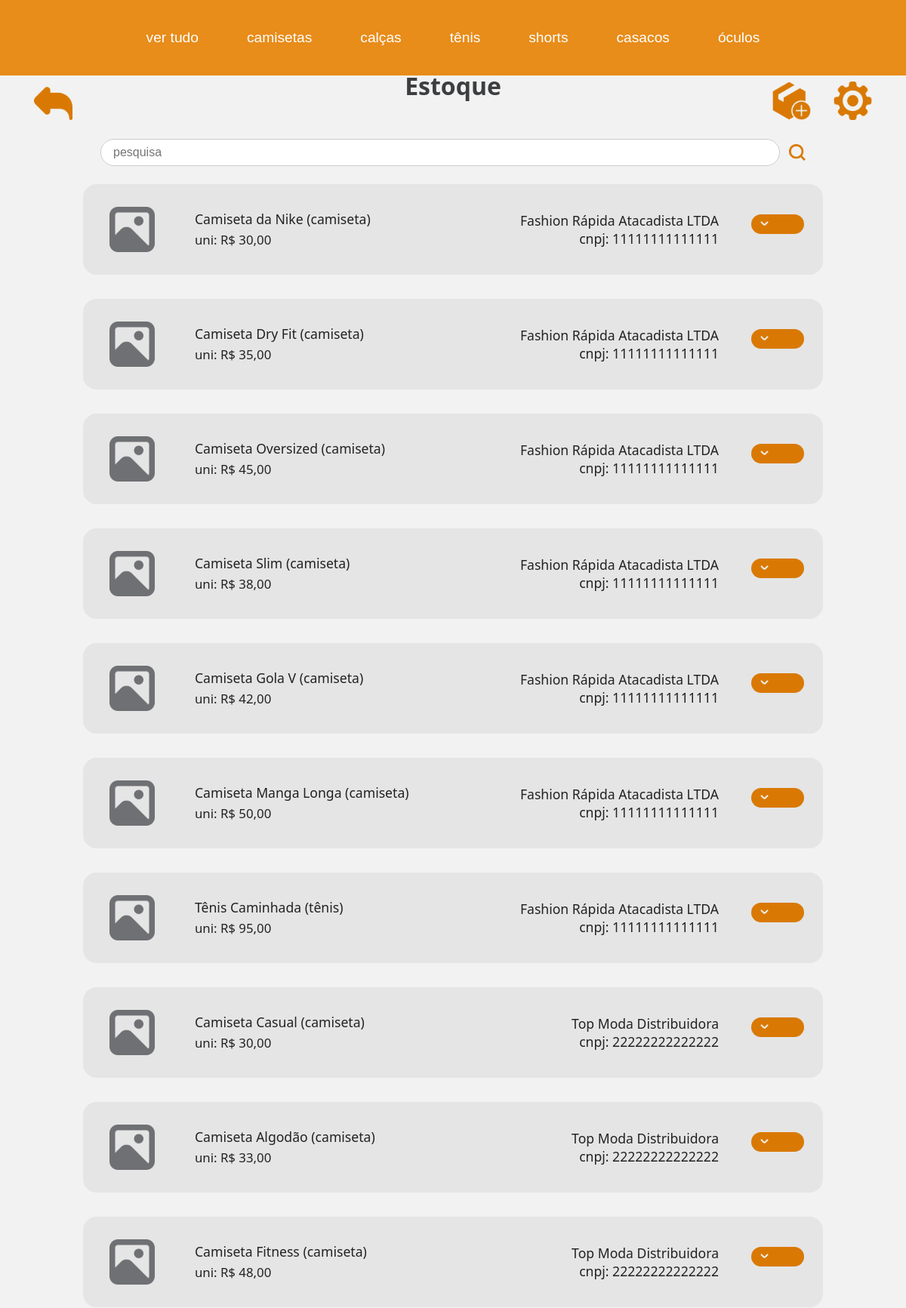
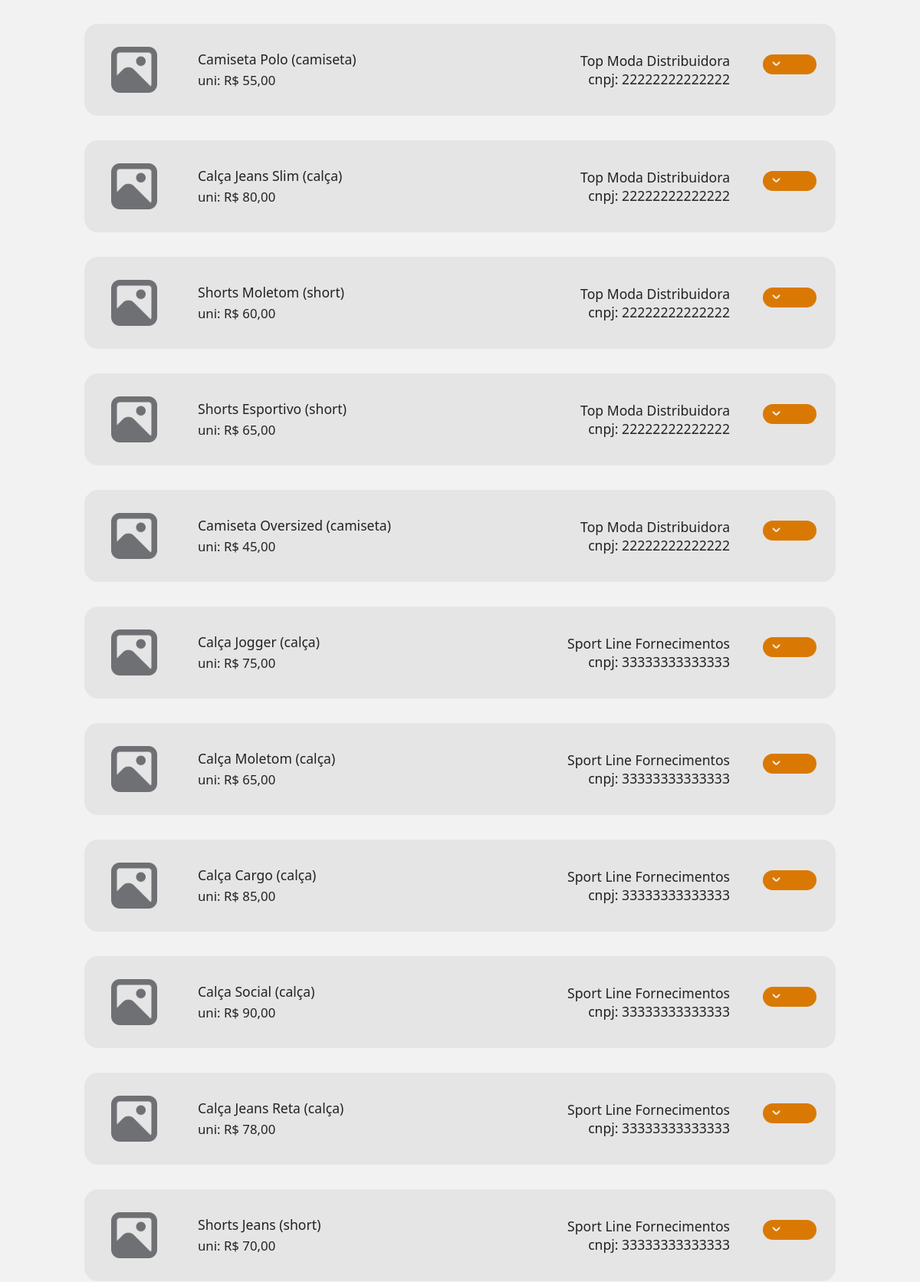
Page /paginas/estoque.php (upper part) on the committed database (2 pictures, top to bottom).
### tables this page shows
CREATE TABLE IF NOT EXISTS produto (
  idproduto INT NOT NULL AUTO_INCREMENT,
  nome VARCHAR(200) NOT NULL,
  quantidade_estoque INT NOT NULL,
  preco_uni DECIMAL(10,2) NOT NULL,
  cor VARCHAR(45) NOT NULL,
  idtipo_produto INT NOT NULL,
  PRIMARY KEY (idproduto),
  FOREIGN KEY (idtipo_produto) REFERENCES tipo_produto(idtipo_produto)
);

CREATE TABLE IF NOT EXISTS tipo_produto(
  idtipo_produto INT NOT NULL AUTO_INCREMENT,
  tipo VARCHAR(100) NOT NULL,
  PRIMARY KEY (idtipo_produto)
);

CREATE TABLE IF NOT EXISTS fornecedor(
  idfornecedor INT NOT NULL AUTO_INCREMENT,
  nome VARCHAR(200) NOT NULL,
  cnpj VARCHAR(15) NOT NULL,
  PRIMARY KEY (idfornecedor)
);

### paginas/estoque.php (the view, shortened to what this page needs)
<?php
    include 'header.php';
    include_once '../db/conexao.php';
    $where = '';
?>
<!DOCTYPE html>
<html lang="pt-br">
<head>
    <link rel="stylesheet" href="../assets/css/style.css">
    <link rel="stylesheet" href="../assets/css/headerStyle.css">
    <link rel="stylesheet" href="../assets/css/estoqueStyle.css">
</head>
<body>
    <div class="settings-icon left">
        <a href="home.php"><img src="../assets/img/voltar.svg" alt="Voltar"></a>
    </div>
    <div class="settings-icon right">
        <a href="cadastro_prod.php"><img src="../assets/img/add_prod.svg" alt="adicionar"></a>
        <a href="../index.php"><img src="../assets/img/gear.svg" alt="Configurações"></a>
    </div>
    <div class="estoque-container">
        <div class="estoque-header">
            <div class="h1-right">Estoque</div>
        </div>
        <form class="estoque-search">
            <input type="text" placeholder="pesquisa" name="pesquisa">
            <button type="submit" class="estoque-search-btn"><img src="../assets/img/lupa.svg" alt="Buscar"></button>
        </form>
        <div class="estoque-lista">
            <?php
                $sql = "SELECT
                        produto.nome AS nome_p,
                        tipo_produto.tipo,
                        produto.preco_uni,
                        fornecedor.nome AS nome_f,
                        fornecedor.cnpj
                        FROM produto
                        JOIN tipo_produto ON produto.idtipo_produto = tipo_produto.idtipo_produto
                        JOIN produtos_fornecidos pf ON produto.idproduto = pf.idproduto
                        JOIN fornecedor ON pf.idfornecedor = fornecedor.idfornecedor $where";
            $result = mysqli_query($conn, $sql);
            if ($result && mysqli_num_rows($result) > 0) {
                while ($row = mysqli_fetch_assoc($result)) {
            ?>
            <div class="estoque-card">
                <div class="estoque-card-img">
                    <img src="../assets/img/prod_img.svg" alt="Produto">
                </div>
                <div class="estoque-card-info">
                    <div class="estoque-card-title"><?php echo $row['nome_p'] . ' (' . $row['tipo'] . ')'; ?></div>
                    <div class="estoque-card-preco">uni: R$ <?php echo number_format($row['preco_uni'], 2, ',', '.'); ?></div>
                </div>
                <div class="estoque-card-fornecedor">
                    <?php echo $row['nome_f']; ?><br>
                    <span class="estoque-card-cnpj">cnpj: <?php echo $row['cnpj']; ?></span>
                </div>
                <div class="estoque-card-actions">
                    <div class="dropdown">
                        <?php
                            if($row['tipo'] != 'óculos'){
                                echo "<select name='tamanho' required>";
                                echo "<option value=''></option>";
                                        if($row['tipo'] == 'camiseta'){
                                            $tamanhos = ['PP', 'P','M', 'G', 'GG'];
                                            foreach($tamanhos as $tamanho){
                                                echo "<option value='{$tamanho}'>{$tamanho}</option>";
                                            }
                                        }else{
                                            for($i=34; $i <= 45; $i++){
                                                echo "<option value='{$i}'>{$i}</option>";
                                            }
                                        }
                                echo "</select>";
                            }
                        ?>
                    </div>
                </div>
            </div>
            <?php
                }
            } else {
                echo "<p style='margin: 20px;'>Nenhum produto encontrado.</p>";
            }
            ?>
        </div>
    </div>
</body>
</html>

### assets/css/style.css (style rules this page uses)
body { margin: 0; padding: 0; background: #F2F2F2; font-family: 'Segoe UI', Arial, sans-serif; height: 100vh; overflow: hidden; }
.h1-right { color: #3C3E40 !important; font-size: 2rem; font-weight: bold; margin: 0 auto; margin-bottom: 10px; }
.settings-icon { position: fixed; top: 72px; z-index: 1000; }
.settings-icon img { width: 51px; height: 51px; cursor: pointer; }
.settings-icon.left { left: 45px; }
.settings-icon.right { right: 45px; display: flex; gap: 30px; }

### assets/css/estoqueStyle.css (style rules this page uses)
.estoque-container { padding: 32px 48px; height: calc(100vh - 100px); box-sizing: border-box; overflow-y: auto; position: relative; margin-top: 5%; }
.estoque-header { display: flex; align-items: center; justify-content: space-between; position: relative; z-index: 999; margin-bottom: 3.5%; }
.estoque-search { margin: 32px 0 24px 0; display: flex; align-items: center; gap: 8px; justify-content: center; }
.estoque-search input { width: 900px; max-width: 100%; padding: 8px 16px; border-radius: 20px; border: 1px solid #ccc; font-size: 1rem; }
.estoque-search-btn { background: none; border: none; cursor: pointer; padding: 0 0 0 4px; display: flex; align-items: center; }
.estoque-search-btn img { width: 22px; }
.estoque-lista { display: flex; flex-direction: column; gap: 32px; align-items: center; }
.estoque-card { display: flex; align-items: center; background: #e5e5e5; border-radius: 18px; padding: 8px 25px; width: 980px; max-width: 100%; min-height: 120px; box-sizing: border-box; gap: 25px; }
.estoque-card-img { border-radius: 12px; width: 80px; height: 80px; display: flex; align-items: center; justify-content: center; }
.estoque-card-img img { width: 60px; }
.estoque-card-info { display: flex; flex-direction: column; justify-content: center; flex: 1; margin-left: 18px; }
.estoque-card-title, .estoque-card-fornecedor { font-size: 1.1rem; font-weight: 500; color: #222; }
.estoque-card-preco { font-size: 1.05rem; color: #222; margin-top: 4px; }
.estoque-card-fornecedor { min-width: 220px; text-align: right; margin-right: 18px; }
.estoque-card-cnpj { font-weight: normal; }
.estoque-card-actions .dropdown { width: 70px; height: 40px; }
.dropdown select { border: none; border-radius: 25px; font-size: 1rem; background-color: #D97904; outline: none; transition: box-shadow 0.2s; color: #f2f2f2; text-align: center; padding-left: 25px; cursor: pointer; appearance: none; background-image: url("../img/dropw.svg"); background-repeat: no-repeat; background-position: left 10px center; background-size: 16px; width: 100%; height: 65%; }
.settings-icon { margin-top: 3%; }

### rows in the picture
produto: nome "Camiseta da Nike", idtipo_produto.tipo "camiseta", preco_uni "30,00", fornecedor.nome "Fashion Rápida Atacadista LTDA", fornecedor.cnpj "11111111111111"
produto: nome "Camiseta Dry Fit", idtipo_produto.tipo "camiseta", preco_uni "35,00", fornecedor.nome "Fashion Rápida Atacadista LTDA", fornecedor.cnpj "11111111111111"
produto: nome "Camiseta Oversized", idtipo_produto.tipo "camiseta", preco_uni "45,00", fornecedor.nome "Fashion Rápida Atacadista LTDA", fornecedor.cnpj "11111111111111", fornecedor.nome "Top Moda Distribuidora", fornecedor.cnpj "22222222222222"
produto: nome "Camiseta Slim", idtipo_produto.tipo "camiseta", preco_uni "38,00", fornecedor.nome "Fashion Rápida Atacadista LTDA", fornecedor.cnpj "11111111111111"
produto: nome "Camiseta Gola V", idtipo_produto.tipo "camiseta", preco_uni "42,00", fornecedor.nome "Fashion Rápida Atacadista LTDA", fornecedor.cnpj "11111111111111"
produto: nome "Camiseta Manga Longa", idtipo_produto.tipo "camiseta", preco_uni "50,00", fornecedor.nome "Fashion Rápida Atacadista LTDA", fornecedor.cnpj "11111111111111"
produto: nome "Tênis Caminhada", idtipo_produto.tipo "tênis", preco_uni "95,00", fornecedor.nome "Fashion Rápida Atacadista LTDA", fornecedor.cnpj "11111111111111"
produto: nome "Camiseta Casual", idtipo_produto.tipo "camiseta", preco_uni "30,00", fornecedor.nome "Top Moda Distribuidora", fornecedor.cnpj "22222222222222"
produto: nome "Camiseta Algodão", idtipo_produto.tipo "camiseta", preco_uni "33,00", fornecedor.nome "Top Moda Distribuidora", fornecedor.cnpj "22222222222222"
produto: nome "Camiseta Fitness", idtipo_produto.tipo "camiseta", preco_uni "48,00", fornecedor.nome "Top Moda Distribuidora", fornecedor.cnpj "22222222222222"
produto: nome "Camiseta Polo", idtipo_produto.tipo "camiseta", preco_uni "55,00", fornecedor.nome "Top Moda Distribuidora", fornecedor.cnpj "22222222222222"
produto: nome "Calça Jeans Slim", idtipo_produto.tipo "calça", preco_uni "80,00", fornecedor.nome "Top Moda Distribuidora", fornecedor.cnpj "22222222222222"
produto: nome "Shorts Moletom", idtipo_produto.tipo "short", preco_uni "60,00", fornecedor.nome "Top Moda Distribuidora", fornecedor.cnpj "22222222222222"
produto: nome "Shorts Esportivo", idtipo_produto.tipo "short", preco_uni "65,00", fornecedor.nome "Top Moda Distribuidora", fornecedor.cnpj "22222222222222"
produto: nome "Calça Jogger", idtipo_produto.tipo "calça", preco_uni "75,00", fornecedor.nome "Sport Line Fornecimentos", fornecedor.cnpj "33333333333333"
produto: nome "Calça Moletom", idtipo_produto.tipo "calça", preco_uni "65,00", fornecedor.nome "Sport Line Fornecimentos", fornecedor.cnpj "33333333333333"
produto: nome "Calça Cargo", idtipo_produto.tipo "calça", preco_uni "85,00", fornecedor.nome "Sport Line Fornecimentos", fornecedor.cnpj "33333333333333"
produto: nome "Calça Social", idtipo_produto.tipo "calça", preco_uni "90,00", fornecedor.nome "Sport Line Fornecimentos", fornecedor.cnpj "33333333333333"
produto: nome "Calça Jeans Reta", idtipo_produto.tipo "calça", preco_uni "78,00", fornecedor.nome "Sport Line Fornecimentos", fornecedor.cnpj "33333333333333"
produto: nome "Shorts Jeans", idtipo_produto.tipo "short", preco_uni "70,00", fornecedor.nome "Sport Line Fornecimentos", fornecedor.cnpj "33333333333333"
